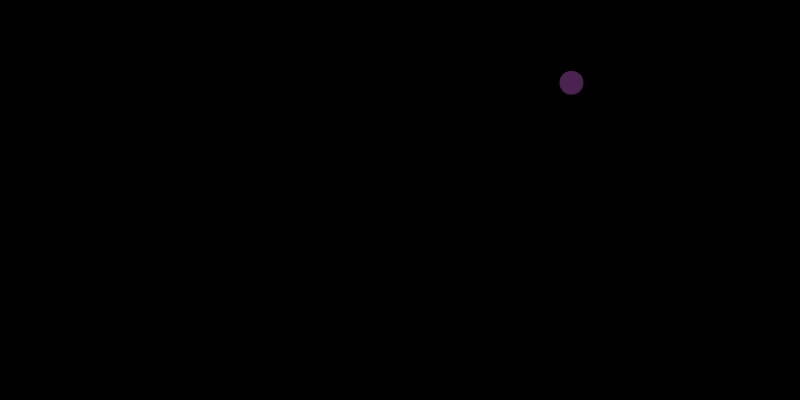
Frame 1 (no input)
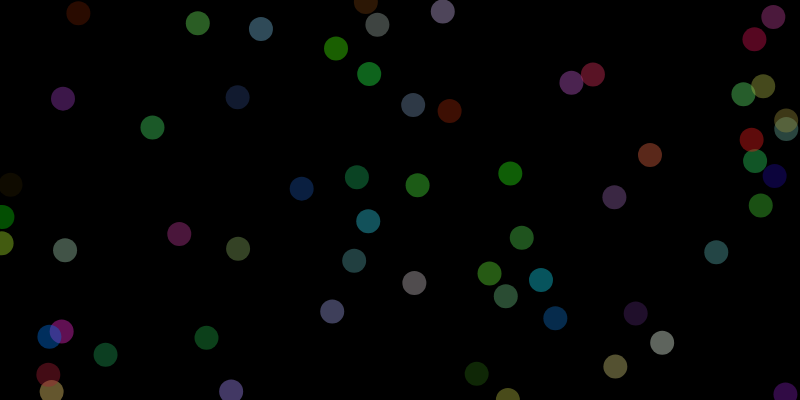
Frame 60 (no input)
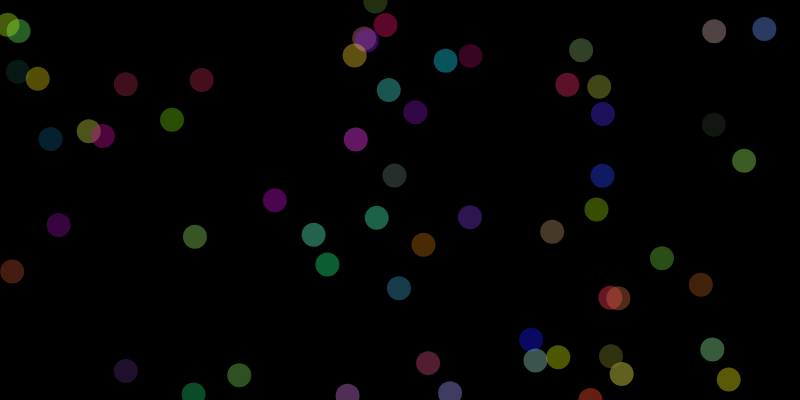
Frame 120 (the mouse pressed at the canvas centre since frame 60)

The p5.js sketch that drew these frames (run headless with seeded random() and noise() and a simulated clock; from frame 60 on, the mouse is pressed at the canvas centre):

// p5.js sketch
// ── sketch.js
var pos = {
	x:0,
	y:0
}

var col = {
	r:255,
	g:0,
	b:0
}

function setup() {
	createCanvas(800,400);
	background(0);
}

function draw() {
	
	pos.x = random(0,width);
	pos.y = random(0,height);
	
	col.r = random(0,255);
	col.g = random(0,255);
	col.b = random(0,255);
	
	noStroke();
	
	fill(col.r,col.g,col.b, 100);
	ellipse(pos.x, pos.y, 24,24);	
}

function mousePressed(){
	background(0);
}
